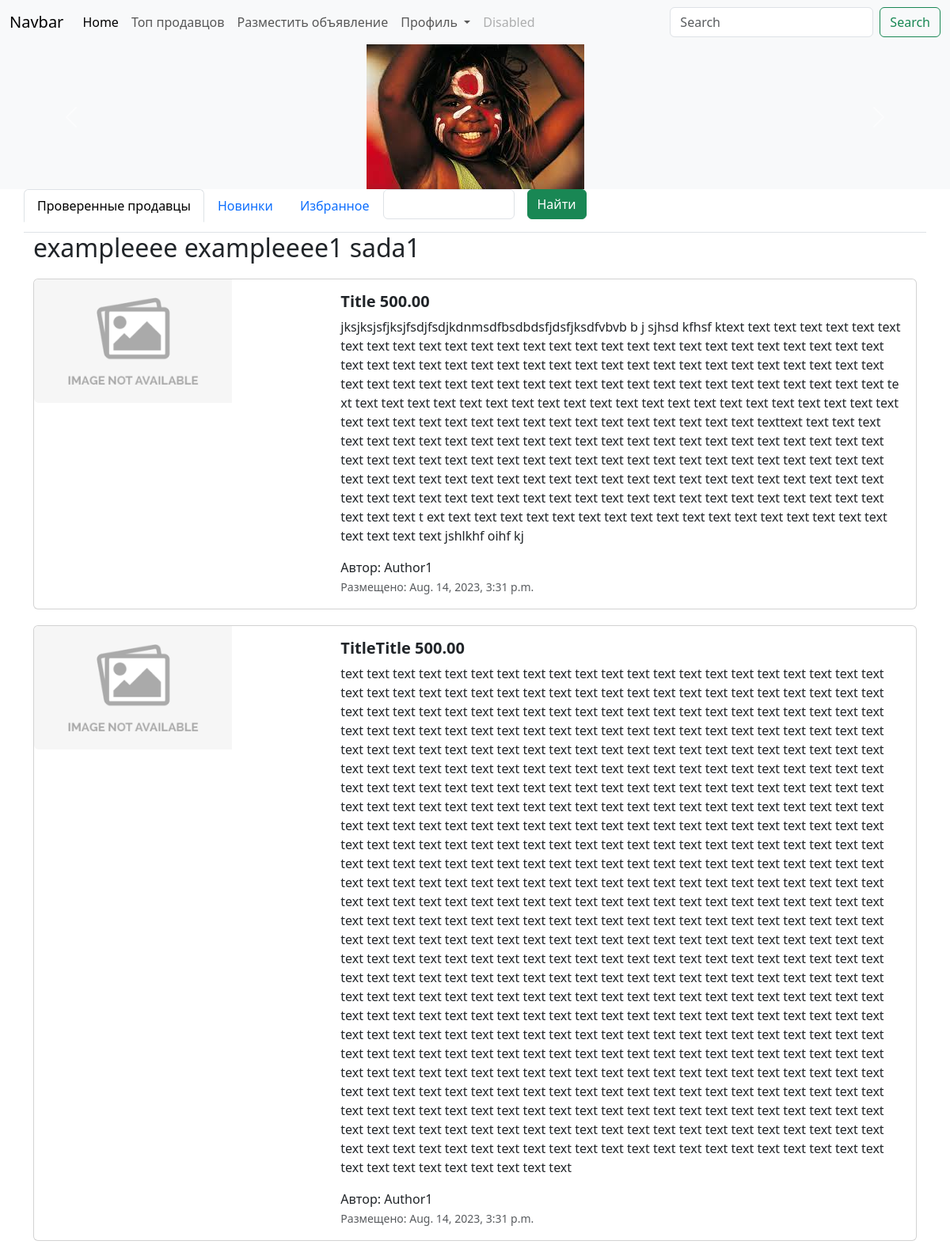
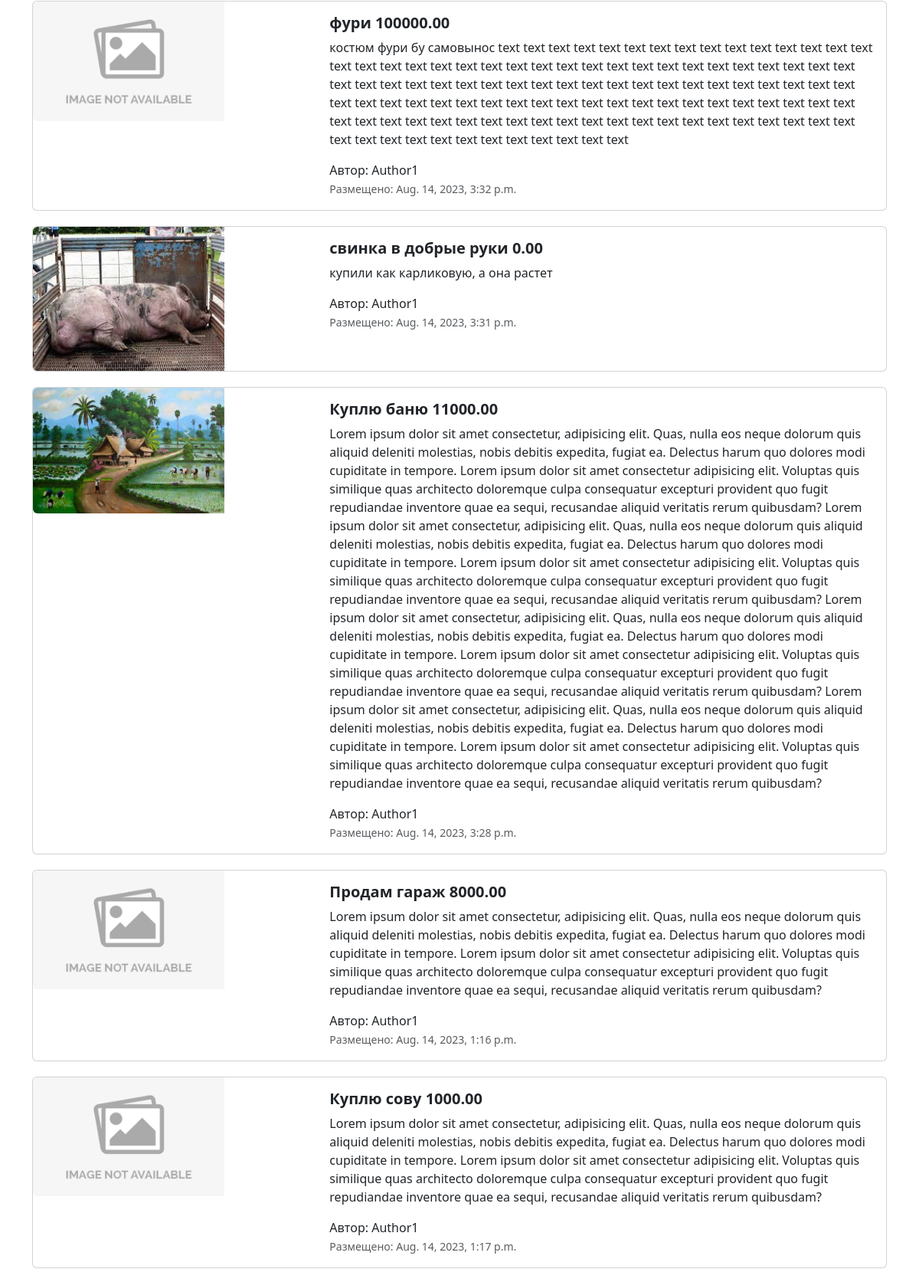
The page / (upper part) on the database its author committed (2 pictures, top to bottom).
### app_adv/models.py (models this page shows, shortened)
class Advertisement(models.Model):
    title=models.CharField("header", max_length=128)
    description=models.TextField("description")
    price=models.DecimalField("price", max_digits=12, decimal_places=2)
    auction=models.BooleanField("auction")
    created_at=models.DateTimeField(auto_now_add=True) # auto_now_add- time of creation
    updated_at=models.DateTimeField(auto_now=True) # auto_now - time of updates
    user=models.ForeignKey(to=User, on_delete=models.CASCADE, verbose_name="User")
    image= models.ImageField(verbose_name="Image", upload_to="adv/")
    class Meta:
        db_table="advertisements"

### app_adv/views.py (the view)
# urls.py: path('', example),
def example(request):
    advertisements= Advertisement.objects.all()
    context = {"name": "exampleeee", "name1": "exampleeee1", "name3":["dfdf1", "sdfsdf2", ["dasa0","sada1"]], "advertisements":advertisements}
    return render(request, 'index.html', context)

### templates/index.html (shortened to what this page needs)
{% extends 'base.html' %}
  {%load static%}
 {%block content%}
<div id="carouselExampleControls" class="carousel slide bg-body-tertiary" data-bs-ride="carousel">
  <div class="carousel-inner">
    <div class="carousel-item active">
      <img src="{%static 'img/card_001.jpg' %}" class="mx-auto d-block w-33" alt="...">
    </div>
  </div>
  <button class="carousel-control-prev" type="button" data-bs-target="#carouselExampleControls" data-bs-slide="prev">
    <span class="carousel-control-prev-icon" aria-hidden="true"></span>
  </button>
  <button class="carousel-control-next" type="button" data-bs-target="#carouselExampleControls" data-bs-slide="next">
    <span class="carousel-control-next-icon" aria-hidden="true"></span>
  </button>
</div>
<div class="container">
  <div class="row">
    <ul class="nav nav-tabs bg-white">
      <li class="nav-item">
        <a class="nav-link active" aria-current="page" href="#">Проверенные продавцы</a>
      </li>
      <li class="nav-item">
        <a class="nav-link" href="#">Новинки</a>
      </li>
      <li class="nav-item">
        <a class="nav-link" href="#">Избранное</a>
      </li>
      <li class="nav-item">
    <form class="row g-3">
      <div class="col-auto w-50">
        <input type="text" class="form-control">
      </div>
      <div class="col-auto">
        <button type="submit" class="btn btn-success mb-3">Найти</button>
      </div>
    </form>
  </div>
  <div class="col">
    <h2>{{name}}  {{name1}} {{name3.2.1}}</h2>
  </div>
  <div class="col">
    {% for adv in advertisements %}
    <div class="card mb-2" style="max-width: 1200px; margin-top: 20px;">
      <div class="row g-0">
        <div class="col-md-4">
          <a href="/adv/" class="nav-link" alt="{{adv.title}}  {{adv.price}}">
            <img src="{% if adv.image != '1' %}{{adv.image.url}}{% else %}{%static 'img/noimage.png' %}{% endif %} " class="img-fluid rounded-start" alt="'{{adv.title}}  {{adv.price}}'" width="250" >
          </a>
        </div>
        <div class="col-md-8">
          <div class="card-body">
            <h5 class="card-title">
              <a href="/adv/" class="nav-link"><strong>{{adv.title}} {{adv.price}} {{advauction}}</strong></a>
            </h5>
            <a href="/adv/" class="nav-link">
              <p class="card-text">
                {{adv.description}}
              </p>
              <span>Автор: {{adv.user}}</span>
              <p class="card-text"><small class="text-muted">Размещено: {{adv.updated_at}}</small></p>
            </a>
          </div>
        </div>
      </div>
    </div>
    {% endfor %}
  </div>
</div>
{%endblock%}

### templates/base.html (shortened to what this page needs)
<!DOCTYPE html>
<html lang="en">
  {%load static%}
<head>
  <link href="{%static 'css/bootstrap.min.css' %}" rel="stylesheet">
  <link rel="stylesheet" href="{%static 'css/fontello.css' %}">
</head>
<body>
{% block navbar%}
<nav class="navbar navbar-expand-lg bg-body-tertiary">
    <div class="container-fluid">
        <a class="navbar-brand" href="#">Navbar</a>
        <div class="collapse navbar-collapse" id="navbarSupportedContent">
        <ul class="navbar-nav me-auto mb-2 mb-lg-0">
            <li class="nav-item">
            <a class="nav-link active" aria-current="page" href="/">Home</a>
            </li>
            <li class="nav-item">
            <a class="nav-link" href="{% url 'topsellers' %}">Топ продавцов</a>
            </li>
            <li class="nav-item">
            <a class="nav-link" href="{% url 'advpost' %}">Разместить объявление</a>
            </li>
            <li class="nav-item dropdown">
            <a class="nav-link dropdown-toggle" href="#" role="button" data-bs-toggle="dropdown" aria-expanded="false">
                Профиль
            </a>
            </li>
            <li class="nav-item">
            <a class="nav-link disabled" aria-disabled="true">Disabled</a>
            </li>
        </ul>
        <form class="d-flex" role="search">
            <input class="form-control me-2" type="search" placeholder="Search" aria-label="Search">
            <button class="btn btn-outline-success" type="submit">Search</button>
        </form>
        </div>
    </div>
    </nav>
{% endblock%}
    {%block content%}
    {%endblock%}
</body>
</html>

### rows shown on the page
Advertisement: title "Title", price "500.00", description "jksjksjsfjksjfsdjfsdjkdnmsdfbsdbdsfjdsfjksdfvbvb b j sjhsd kfhsf ktext text text text text text text text text text text text text text text text text text text text text text text text text text text text text text text text text text text text text text text text text text text text text text text text text text text text text text text text text text text text text text text text text text text text text text te xt text text text text text text text text text text text text text text text text text text text text text text text text text text text text text text text text text text text text text texttext text text text text text text text text text text text text text text text text…", user "Author1", updated_at "Aug. 14, 2023, 3:31 p.m."
Advertisement: title "TitleTitle", price "500.00", description "text text text text text text text text text text text text text text text text text text text text text text text text text text text text text text text text text text text text text text text text text text text text text text text text text text text text text text text text text text text text text text text text text text text text text text text text text text text text text text text text text text text text text text text text text text text text text text text text text text text text text text text text text text text text text text text text text text text text text text text text text text text text text text text text text text text text text text text text text text text text…", user "Author1", updated_at "Aug. 14, 2023, 3:31 p.m."
Advertisement: title "фури", price "100000.00", description "костюм фури бу самовынос text text text text text text text text text text text text text text text text text text text text text text text text text text text text text text text text text text text text text text text text text text text text text text text text text text text text text text text text text text text text text text text text text text text text text text text text text text text text text text text text text text text text text text text text text text text text text text text text text text text text text text text text text text text text text text text", user "Author1", updated_at "Aug. 14, 2023, 3:32 p.m."
Advertisement: image (picture), title "свинка в добрые руки", price "0.00", description "купили как карликовую, а она растет", user "Author1", updated_at "Aug. 14, 2023, 3:31 p.m."
Advertisement: image (picture), title "Куплю баню", price "11000.00", description "Lorem ipsum dolor sit amet consectetur, adipisicing elit. Quas, nulla eos neque dolorum quis aliquid deleniti molestias, nobis debitis expedita, fugiat ea. Delectus harum quo dolores modi cupiditate in tempore. Lorem ipsum dolor sit amet consectetur adipisicing elit. Voluptas quis similique quas architecto doloremque culpa consequatur excepturi provident quo fugit repudiandae inventore quae ea sequi, recusandae aliquid veritatis rerum quibusdam? Lorem ipsum dolor sit amet consectetur, adipisicing elit. Quas, nulla eos neque dolorum quis aliquid deleniti molestias, nobis debitis expedita, fugiat ea. Delectus harum quo dolores modi cupiditate in tempore. Lorem ipsum dolor sit amet consectetur…", user "Author1", updated_at "Aug. 14, 2023, 3:28 p.m."
Advertisement: title "Продам гараж", price "8000.00", description "Lorem ipsum dolor sit amet consectetur, adipisicing elit. Quas, nulla eos neque dolorum quis aliquid deleniti molestias, nobis debitis expedita, fugiat ea. Delectus harum quo dolores modi cupiditate in tempore. Lorem ipsum dolor sit amet consectetur adipisicing elit. Voluptas quis similique quas architecto doloremque culpa consequatur excepturi provident quo fugit repudiandae inventore quae ea sequi, recusandae aliquid veritatis rerum quibusdam?", user "Author1", updated_at "Aug. 14, 2023, 1:16 p.m."
Advertisement: title "Куплю сову", price "1000.00", description "Lorem ipsum dolor sit amet consectetur, adipisicing elit. Quas, nulla eos neque dolorum quis aliquid deleniti molestias, nobis debitis expedita, fugiat ea. Delectus harum quo dolores modi cupiditate in tempore. Lorem ipsum dolor sit amet consectetur adipisicing elit. Voluptas quis similique quas architecto doloremque culpa consequatur excepturi provident quo fugit repudiandae inventore quae ea sequi, recusandae aliquid veritatis rerum quibusdam?", user "Author1", updated_at "Aug. 14, 2023, 1:17 p.m."

### other values the page prints
{{ name }} "exampleeee"
{{ name1 }} "exampleeee1"
{{ name3.2.1 }} "sada1"
